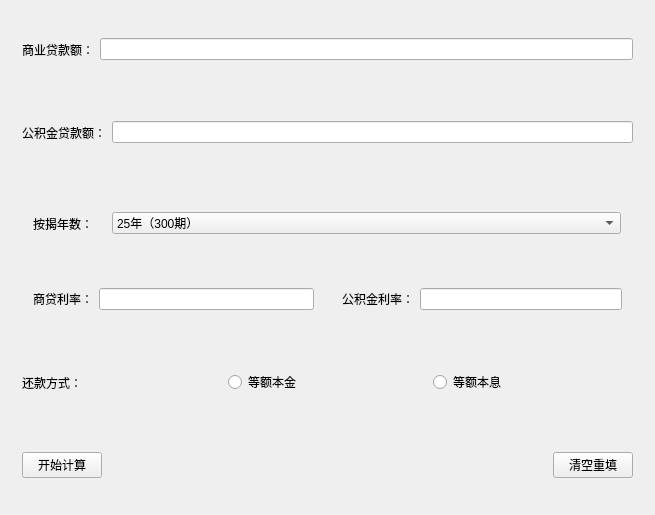
<?xml version="1.0" encoding="UTF-8"?>
<ui version="4.0">
 <class>Widget</class>
 <widget class="QWidget" name="Widget">
  <property name="geometry">
   <rect>
    <x>0</x>
    <y>0</y>
    <width>655</width>
    <height>515</height>
   </rect>
  </property>
  <property name="minimumSize">
   <size>
    <width>655</width>
    <height>515</height>
   </size>
  </property>
  <property name="maximumSize">
   <size>
    <width>655</width>
    <height>515</height>
   </size>
  </property>
  <property name="windowTitle">
   <string>Widget</string>
  </property>
  <property name="windowIcon">
   <iconset resource="sources/resource.qrc">
    <normaloff>:/house icon.png</normaloff>:/house icon.png</iconset>
  </property>
  <layout class="QVBoxLayout" name="verticalLayout_2">
   <item>
    <widget class="QWidget" name="widget_4" native="true">
     <layout class="QHBoxLayout" name="horizontalLayout_4">
      <item>
       <widget class="QLabel" name="label">
        <property name="text">
         <string>商业贷款额：</string>
        </property>
       </widget>
      </item>
      <item>
       <widget class="QLineEdit" name="lineEdit_shangdaie"/>
      </item>
     </layout>
    </widget>
   </item>
   <item>
    <widget class="QWidget" name="widget_5" native="true">
     <layout class="QHBoxLayout" name="horizontalLayout_7">
      <item>
       <widget class="QLabel" name="label_2">
        <property name="text">
         <string>公积金贷款额：</string>
        </property>
       </widget>
      </item>
      <item>
       <widget class="QLineEdit" name="lineEdit_gongjijine"/>
      </item>
     </layout>
    </widget>
   </item>
   <item>
    <widget class="QWidget" name="widget" native="true">
     <widget class="QWidget" name="widget_2" native="true">
      <property name="geometry">
       <rect>
        <x>11</x>
        <y>11</y>
        <width>101</width>
        <height>71</height>
       </rect>
      </property>
      <layout class="QVBoxLayout" name="verticalLayout">
       <item>
        <widget class="QLabel" name="label_6">
         <property name="text">
          <string>按揭年数：</string>
         </property>
        </widget>
       </item>
      </layout>
     </widget>
     <widget class="QWidget" name="widget_7" native="true">
      <property name="geometry">
       <rect>
        <x>90</x>
        <y>11</y>
        <width>531</width>
        <height>71</height>
       </rect>
      </property>
      <layout class="QVBoxLayout" name="verticalLayout_3">
       <item>
        <widget class="QComboBox" name="comboBox_anjienianshu">
         <item>
          <property name="text">
           <string>25年（300期）</string>
          </property>
         </item>
         <item>
          <property name="text">
           <string>24年（288期）</string>
          </property>
         </item>
         <item>
          <property name="text">
           <string>23年（276期）</string>
          </property>
         </item>
         <item>
          <property name="text">
           <string>22年（264期）</string>
          </property>
         </item>
         <item>
          <property name="text">
           <string>21年（252期）</string>
          </property>
         </item>
         <item>
          <property name="text">
           <string>20年（240期）</string>
          </property>
         </item>
         <item>
          <property name="text">
           <string>19年（228期）</string>
          </property>
         </item>
         <item>
          <property name="text">
           <string>18年（216期）</string>
          </property>
         </item>
         <item>
          <property name="text">
           <string>17年（204期）</string>
          </property>
         </item>
         <item>
          <property name="text">
           <string>16年（192期）</string>
          </property>
         </item>
         <item>
          <property name="text">
           <string>15年（180期）</string>
          </property>
         </item>
         <item>
          <property name="text">
           <string>14年（168期）</string>
          </property>
         </item>
         <item>
          <property name="text">
           <string>13年（156期）</string>
          </property>
         </item>
         <item>
          <property name="text">
           <string>12年（144期）</string>
          </property>
         </item>
         <item>
          <property name="text">
           <string>11年（132期）</string>
          </property>
         </item>
         <item>
          <property name="text">
           <string>10年（120期）</string>
          </property>
         </item>
         <item>
          <property name="text">
           <string>9年（108期）</string>
          </property>
         </item>
         <item>
          <property name="text">
           <string>8年（96期）</string>
          </property>
         </item>
         <item>
          <property name="text">
           <string>7年（84期）</string>
          </property>
         </item>
         <item>
          <property name="text">
           <string>6年（72期）</string>
          </property>
         </item>
         <item>
          <property name="text">
           <string>5年（60期）</string>
          </property>
         </item>
         <item>
          <property name="text">
           <string>4年（48期）</string>
          </property>
         </item>
         <item>
          <property name="text">
           <string>3年（36期）</string>
          </property>
         </item>
         <item>
          <property name="text">
           <string>2年（24期）</string>
          </property>
         </item>
         <item>
          <property name="text">
           <string>1年（12期）</string>
          </property>
         </item>
        </widget>
       </item>
      </layout>
     </widget>
    </widget>
   </item>
   <item>
    <widget class="QWidget" name="widget_3" native="true">
     <layout class="QHBoxLayout" name="horizontalLayout_3">
      <item>
       <widget class="QWidget" name="widget_8" native="true">
        <layout class="QHBoxLayout" name="horizontalLayout">
         <item>
          <widget class="QLabel" name="label_7">
           <property name="text">
            <string>商贷利率：</string>
           </property>
          </widget>
         </item>
         <item>
          <widget class="QLineEdit" name="lineEdit_shangdaililv"/>
         </item>
        </layout>
       </widget>
      </item>
      <item>
       <widget class="QWidget" name="widget_11" native="true">
        <layout class="QHBoxLayout" name="horizontalLayout_2">
         <item>
          <widget class="QLabel" name="label_9">
           <property name="text">
            <string>公积金利率：</string>
           </property>
          </widget>
         </item>
         <item>
          <widget class="QLineEdit" name="lineEdit_gongjijinlilv"/>
         </item>
        </layout>
       </widget>
      </item>
     </layout>
    </widget>
   </item>
   <item>
    <widget class="QWidget" name="widget_9" native="true">
     <layout class="QHBoxLayout" name="horizontalLayout_5">
      <item>
       <widget class="QLabel" name="label_8">
        <property name="text">
         <string>还款方式：</string>
        </property>
       </widget>
      </item>
      <item>
       <widget class="QRadioButton" name="radioButton_benjin">
        <property name="text">
         <string>等额本金</string>
        </property>
       </widget>
      </item>
      <item>
       <widget class="QRadioButton" name="radioButton_benxi">
        <property name="text">
         <string>等额本息</string>
        </property>
       </widget>
      </item>
     </layout>
    </widget>
   </item>
   <item>
    <widget class="QWidget" name="widget_10" native="true">
     <layout class="QHBoxLayout" name="horizontalLayout_6">
      <item>
       <widget class="QPushButton" name="pushButton_jisuan">
        <property name="text">
         <string>开始计算</string>
        </property>
       </widget>
      </item>
      <item>
       <spacer name="horizontalSpacer_3">
        <property name="orientation">
         <enum>Qt::Horizontal</enum>
        </property>
        <property name="sizeHint" stdset="0">
         <size>
          <width>30</width>
          <height>20</height>
         </size>
        </property>
       </spacer>
      </item>
      <item>
       <widget class="QPushButton" name="pushButton_qingkong">
        <property name="text">
         <string>清空重填</string>
        </property>
       </widget>
      </item>
     </layout>
    </widget>
   </item>
  </layout>
 </widget>
 <layoutdefault spacing="6" margin="11"/>
 <resources>
  <include location="sources/resource.qrc"/>
 </resources>
 <connections/>
</ui>
